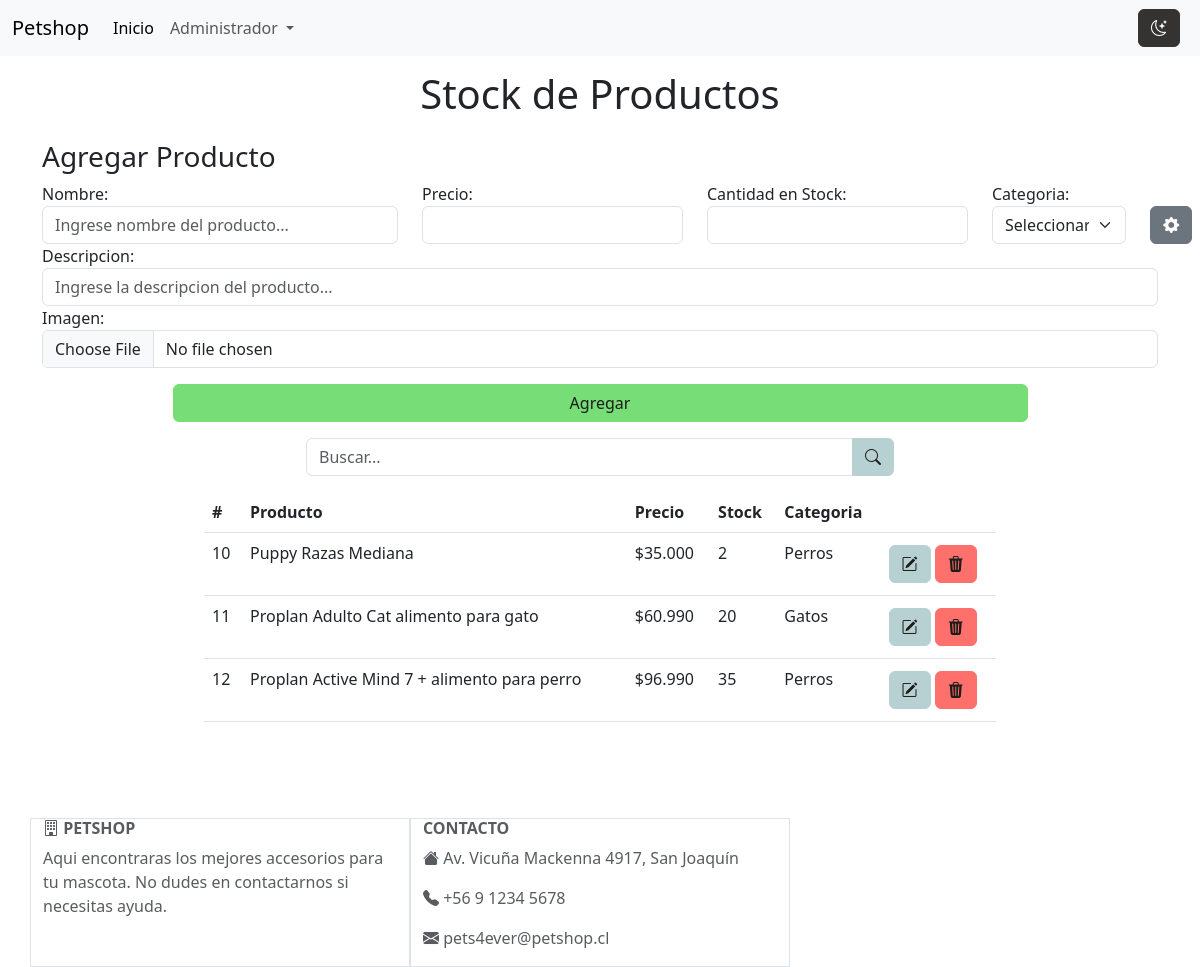
The page /stock on the database as committed earlier.
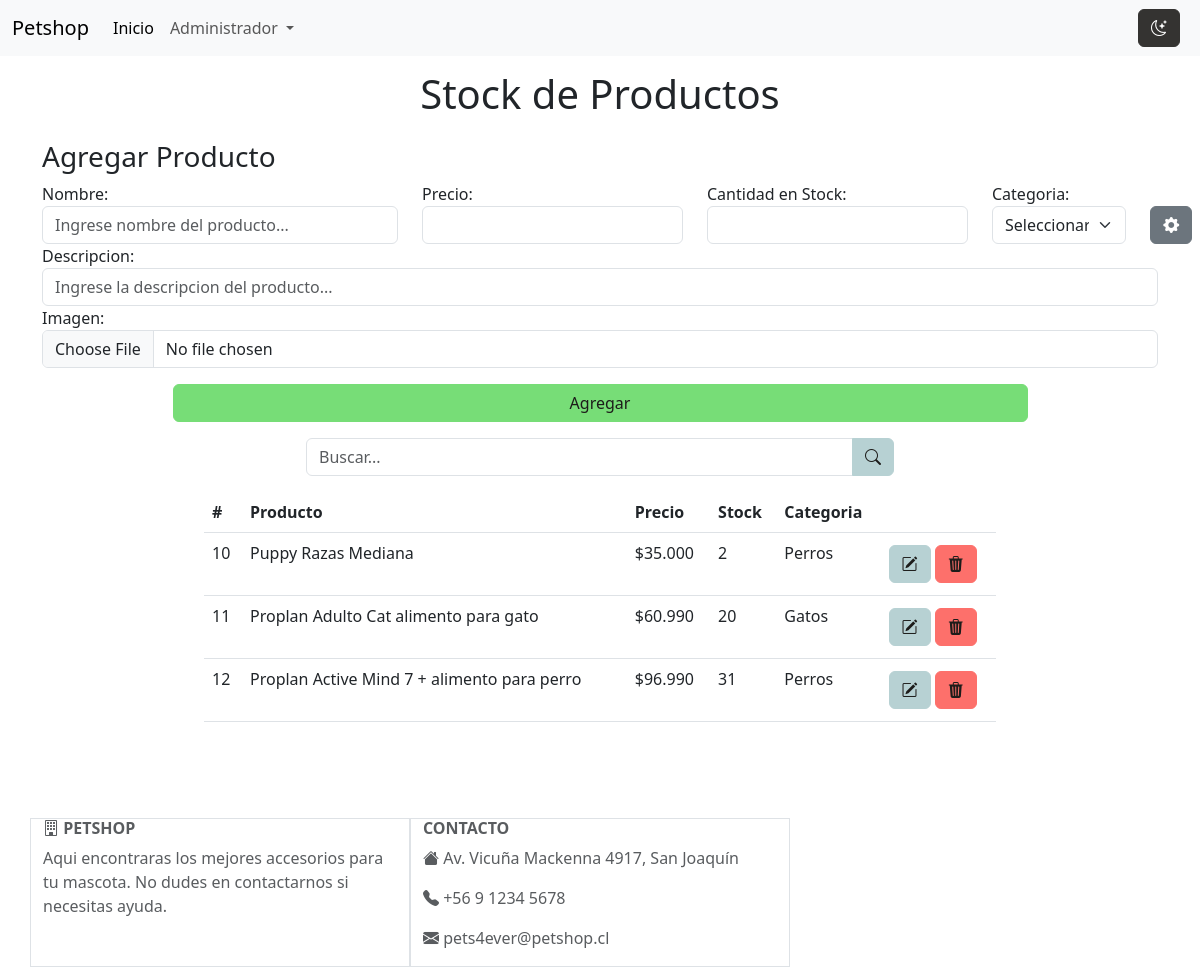
The same page on the database as committed later.
### apps/PetShop/models.py (models this page shows, shortened)
class Producto(models.Model):
  sku = models.AutoField(primary_key=True)
  nombre = models.CharField(max_length=44, null=False)
  precio = models.IntegerField(null=False)
  stock = models.IntegerField(null=False)
  descripcion = models.CharField(max_length=115, null=False)
  image = models.ImageField(upload_to="prodImg")
  categoria_id = models.ForeignKey(Categoria,on_delete=models.CASCADE)

class Categoria(models.Model):
  categoria_id = models.AutoField(primary_key=True)
  nombre = models.CharField(max_length=60,null=False)

### apps/PetShop/views.py (the view)
# urls.py: path('stock',views.cargarStock),
def cargarStock(request):
  categorias = Categoria.objects.all()
  productos = Producto.objects.all()
  return render(request, "stock.html",{"cates":categorias,"prod":productos})

### apps/PetShop/templates/stock.html (shortened to what this page needs)
{% extends "./base.html" %}
{% load static %}
{% block header %}
  <link rel="stylesheet" href="{% static 'css/styles.css'%}">
{% endblock %}
{% block body %}
  <div class="container mt-2">
    <div class="row text-center">
      <p class="fs-1">
        Stock de Productos
      </p>
    </div>
    <div class="row">
      <h3>Agregar Producto</h3>
    </div>
    <form action="{% url 'agregar_productos' %}" id="formAgregarProductos" class="row d-flex justify-content-center needs-validation" method="POST" enctype="multipart/form-data" novalidate> {% csrf_token %}
      <div class="col-md-4">
        <label for="prodNombre">Nombre:</label>
        <input type="text" class="form-control" id="prodNombre" placeholder="Ingrese nombre del producto..." maxlength="44" required name="prodNombre">
      </div>
      <div class="col-md-3">
        <label for="prodPrecio">Precio:</label>
        <input type="number" class="form-control" id="prodPrecio" required name="prodPrecio">
      </div>
      <div class="col-md-3">
        <label for="prodCantidad">Cantidad en Stock:</label>
        <input type="number" class="form-control" id="prodCantidad" required name="prodCantidad">
      </div>
      <div class="col-md-2">
        <label for="prodCategoria">Categoria: </label>
        <div class="row ">
          <div class="col-10">
            <select id="prodCategoria" class="form-select" aria-label="Default select example" name="prodCategoria">
              <option value="0" selected disabled>Seleccionar...</option>
            </select>
          </div>
          <div class="col-2">
            <button onclick="reinicarModalCategoria()" class="btn btn-secondary" type="button" data-bs-toggle="modal" data-bs-target="#modalCategoria"><i class="bi bi-gear-fill"></i></button>
          </div>
        </div>
      </div>
      <div class="col-md-12">
        <label for="prodDescripcion">Descripcion: </label>
        <input type="text" class="form-control" id="prodDescripcion"
          placeholder="Ingrese la descripcion del producto..." maxlength="115" required name="prodDescripcion">
      </div>
      <div class="col-md-12">
        <label for="prodImagen">Imagen: </label>
        <input type="file" accept="image/*" class="form-control" id="prodImagen" placeholder="Ingrese la URL de la imagen del producto..." required name="prodImagen">
      </div>
      <button id="botonAgregar" type="submit" class="btn btn-verde mt-3 w-75">Agregar</button>
    </form>
  </div>
  <div class="row d-flex justify-content-center mt-3">
    <div class="col-6">
      <div class="input-group mb-3">
        <input id="txtBuscar" type="text" class="form-control" placeholder="Buscar..."
          aria-describedby="btnEliminarStorage">
        <button class="btn btn-azul" type="button" id="btnBuscar"><i class="bi bi-search"></i></button>
      </div>
    </div>
  </div>
  <div class="row d-flex justify-content-center">
    <div class="col-8">
      <table id="tabla" class="table mb-5">
        <thead>
          <tr>
            <th scope="col">#</th>
            <th scope="col">Producto</th>
            <th scope="col">Precio</th>
            <th scope="col">Stock</th>
            <th scope="col">Categoria</th>
            <th scope="col"></th>
          </tr>
        </thead>
        <tbody id="cuerpoTabla">
          {% for p in prod %}
          <tr>
            <td scope="row">{{p.sku}}</td>
            <td>{{p.nombre}}</td>
            <td>{{p.precio}}</td>
            <td>{{p.stock}}</td>
            <td>{{p.categoria_id.nombre}}</td>
            <td>
              <a href="/edit/{{p.sku}}" class="btn btn-azul my-1"><i class="bi bi-pencil-square"></i></a>
              <a id="btnEliminar" href="/delete/{{p.sku}}" class="btn btn-rojo my-1"><i class="bi bi-trash3-fill"></i></a>
            </td>
          </tr>
          {% endfor %}
        </tbody>
      </table>
    </div>
  </div>
{% endblock %}

### apps/PetShop/templates/base.html (shortened to what this page needs)
{% load static %}
<!doctype html>
<html lang="en">
<head>
  <link href="https://cdn.jsdelivr.net/npm/bootstrap@5.3.0-alpha2/dist/css/bootstrap.min.css" rel="stylesheet"
>
  <link rel="stylesheet" href="https://cdn.jsdelivr.net/npm/bootstrap-icons@1.10.5/font/bootstrap-icons.css">
  {% block header %}
  {% endblock %}
</head>
<body id="index" class="d-flex flex-column min-vh-100" data-bs-theme="light">
  <nav class="navbar navbar-expand-lg bg-body-tertiary">
    <div class="container-fluid">
      <a id="nav" class="navbar-brand" href="/">Petshop</a>
      <div class="collapse navbar-collapse" id="navbarSupportedContent">
        <ul class="navbar-nav me-auto mb-2 mb-lg-0">
          <li class="nav-item">
            <a class="nav-link active" aria-current="page" href="/">Inicio</a>
          </li>
          <li id="navAdmin" class="nav-item dropdown">
            <a class="nav-link dropdown-toggle" href="#" role="button" data-bs-toggle="dropdown"
              aria-expanded="false">Administrador </a>
          </li>
        </ul>
        <button id="btnModo" class="btn me-2 btn-negro" onclick="cambiarColor()">
          <i id="modoOscuro" class="bi bi-moon-stars"></i>
        </button>
      </div>
    </div>
  </nav>
  {% block body %}
  {% endblock %}
  <footer class="text-center text-lg-start text-muted mt-5 border-0">
    <section>
      <div class="container ">
        <div class="row d-flex">
          <div class="col col-4 border" id="sobreNosotros">
            <h6 class="text-uppercase fw-bold">
              <i class="bi bi-building"></i>
              PetShop
            </h6>
            <p>
              Aqui encontraras los mejores accesorios para tu mascota. No dudes en contactarnos si necesitas ayuda.
            </p>
          </div>
          <div class="col col-4 border" id="contactos">
            <h6 class="text-uppercase fw-bold">Contacto</h6>
            <p><i class="bi bi-house-fill"></i> Av. Vicuña Mackenna 4917, San Joaquín</p>
            <p><i class="bi bi-telephone-fill"></i> +56 9 1234 5678</p>
            <p><i class="bi bi-envelope-fill"></i> pets4ever@petshop.cl</p>
          </div>
        </div>
      </div>
    </section>
  </footer>
</body>
</html>

### apps/PetShop/static/css/styles.css (style rules this page uses)
.btn-verde { --bs-btn-color: #1D1C1A; --bs-btn-bg: #77DD77; --bs-btn-border-color: #77DD77; --bs-btn-hover-color: #fff; --bs-btn-hover-bg: #56AE57; --bs-btn-hover-border-color: #56AE57; --bs-btn-focus-shadow-rgb: 49,132,253; --bs-btn-active-color: #fff; --bs-btn-active-bg: #447e45; --bs-btn-active-border-color: #447e45; --bs-btn-active-shadow: inset 0 3px 5px rgba(0, 0, 0, 0.125); --bs-btn-disabled-color: #1D1C1A; --bs-btn-disabled-bg: #adebad; --bs-btn-disabled-border-color: #adebad; }
.btn-azul { --bs-btn-color: #1D1C1A; --bs-btn-bg: #B7D1D3; --bs-btn-border-color: #B7D1D3; --bs-btn-hover-color: #fff; --bs-btn-hover-bg: #A6C3CE; --bs-btn-hover-border-color: #A6C3CE7; --bs-btn-focus-shadow-rgb: 49,132,253; --bs-btn-active-color: #fff; --bs-btn-active-bg: #8FB8CA; --bs-btn-active-border-color: #8FB8CA; --bs-btn-active-shadow: inset 0 3px 5px rgba(0, 0, 0, 0.125); --bs-btn-disabled-color: #1D1C1A; --bs-btn-disabled-bg: #CEDFDF; --bs-btn-disabled-border-color: #CEDFDF; }
.btn-rojo { --bs-btn-color: #1D1C1A; --bs-btn-bg: #fd706b; --bs-btn-border-color: #fd706b; --bs-btn-hover-color: #fff; --bs-btn-hover-bg: #e54c38; --bs-btn-hover-border-color: #e54c38; --bs-btn-focus-shadow-rgb: 49,132,253; --bs-btn-active-color: #fff; --bs-btn-active-bg: #c23a22; --bs-btn-active-border-color: #c23a22; --bs-btn-active-shadow: inset 0 3px 5px rgba(0, 0, 0, 0.125); --bs-btn-disabled-color: #1D1C1A; --bs-btn-disabled-bg: #f8858b; --bs-btn-disabled-border-color: #f8858b; }
.btn-negro { --bs-btn-color: #fff; --bs-btn-bg: #343331; --bs-btn-border-color: #343331; --bs-btn-hover-color: #fff; --bs-btn-hover-bg: #1d1c1a; --bs-btn-hover-border-color: #1d1c1a; --bs-btn-focus-shadow-rgb: 49,132,253; --bs-btn-active-color: #fff; --bs-btn-active-bg: #1d1c1a; --bs-btn-active-border-color: #1d1c1a; --bs-btn-active-shadow: inset 0 3px 5px rgba(0, 0, 0, 0.125); --bs-btn-disabled-color: #1d1c1a; --bs-btn-disabled-bg: #1d1c1a; --bs-btn-disabled-border-color: #1d1c1a; }

Rows that differ between the two databases and show on the page:
changed Producto "Proplan Active Mind 7 + alimento para perro": stock "35" → "31"
